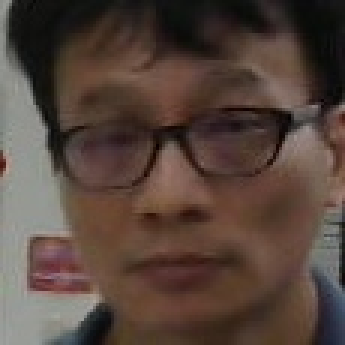
#> input picture datasets/boss/2018_5_29_18_52_10_0.jpg, 115 x 115 px, given in place of the camera (shown 3 times larger)
$ python collect-faces2.py
#> lines starting #> are read from the running program, lines starting #| are printed output that depends on the picture; after the words box and inside, x2 and y2 are one past the last pixel; in counts of white or black regions, pixels touching at a corner belong together
#!/usr/bin/env python3
# -*- coding: utf-8 -*-

import glob
from sklearn.preprocessing import LabelEncoder
from imutils import paths
from scipy import io
import numpy as np
import imutils
import cv2
import sys
import time
import datetime

savePath = "datasets\\collected2"
cam_id = 0
face_size = (47, 62)
monitor_winSize = (640, 480)
cam_resolution = (1080,960)

face_cascade = cv2.CascadeClassifier('objects\\haarcascade_frontalface_default.xml')
#face_cascade = cv2.CascadeClassifier('objects\\lbpcascade_frontalface.xml')

camera = cv2.VideoCapture(cam_id)
camera.set(cv2.CAP_PROP_FRAME_WIDTH, cam_resolution[0])
camera.set(cv2.CAP_PROP_FRAME_HEIGHT, cam_resolution[1])

while True:
    (grabbed, img) = camera.read()
#> img is the input picture: shape (115, 115, 3); mean B, G, R 60.2, 68.7, 85.7
    gray = cv2.cvtColor(img, cv2.COLOR_BGR2GRAY)
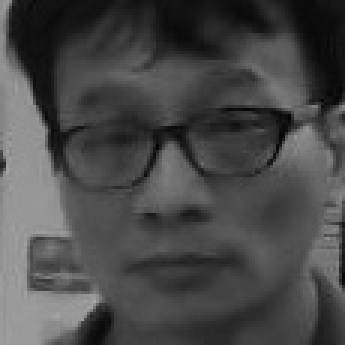
#> gray: shape (115, 115) (shown 3 times larger); min 1, max 167, mean 72.8

    faces = face_cascade.detectMultiScale(
        gray,
        scaleFactor= 1.3,
        minNeighbors=10,
        minSize=face_size,
        flags=cv2.CASCADE_SCALE_IMAGE
    )
#> faces = ()


    i = 0
    for (x,y,w,h) in faces:

        if(w>face_size[0] and h>face_size[1]):
            roi_color = img[y:y+h, x:x+w]
            now=datetime.datetime.now()
            faceName = '%s_%s_%s_%s_%s_%s_%s.jpg' % (now.year, now.month, now.day, now.hour, now.minute, now.second, i)
            cv2.imwrite(savePath+"\\" + faceName, roi_color)
            cv2.rectangle(img,(x,y),(x+w,y+h),(0,255,0),3)
#> this loop made 0 passes

    r = monitor_winSize[1] / img.shape[1]
#> r = 4.17
    dim = (monitor_winSize[0], int(img.shape[0] * r))
#> dim = (640, 480)
    img2 = cv2.resize(img, dim, interpolation = cv2.INTER_AREA)
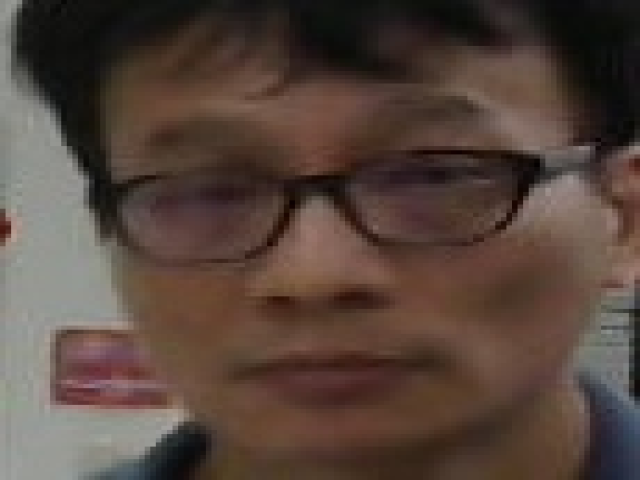
#> img2: shape (480, 640, 3); mean B, G, R 60.2, 68.7, 85.7
    cv2.imshow("Frame", img2)
    key = cv2.waitKey(1)
#> (key Esc is pressed here)

$ run again, on datasets/boss/2018_5_29_18_52_11_0.jpg
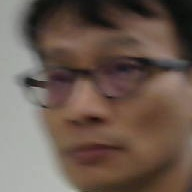
#> input picture datasets/boss/2018_5_29_18_52_11_0.jpg, 192 x 192 px, given in place of the camera
#> img is the input picture: shape (192, 192, 3); mean B, G, R 80.7, 90.8, 107.8
#> `gray = cv2.cvtColor(img, cv2.COLOR_BGR2GRAY)`:
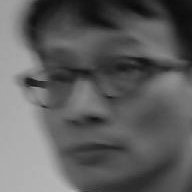
#> gray: shape (192, 192); min 11, max 185, mean 94.7
#> faces = ()
#> `img2 = cv2.resize(img, dim, interpolation = cv2.INTER_AREA)`:
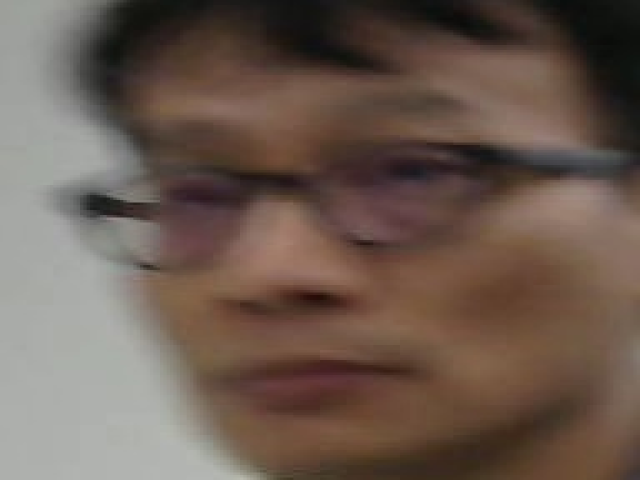
#> img2: shape (480, 640, 3); mean B, G, R 80.7, 90.8, 107.8

$ run again, on datasets/boss/2018_5_29_18_52_15_0.jpg
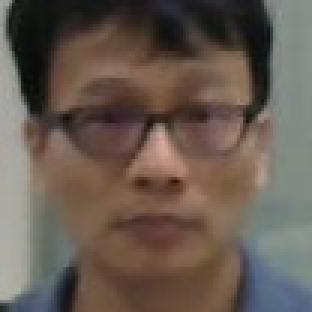
#> input picture datasets/boss/2018_5_29_18_52_15_0.jpg, 104 x 104 px, given in place of the camera (shown 3 times larger)
#> img is the input picture: shape (104, 104, 3); mean B, G, R 81.3, 90.7, 103.4
#> faces = [[7, 5, 89, 89]]
#> the loop `for (x,y,w,h) in faces: ` made 1 pass
#> (x, y, w, h, faceName) on pass 1: (7, 5, 89, 89, '2026_11_20_14_58_5_0.jpg')
#> after the loop `for (x,y,w,h) in faces:`:
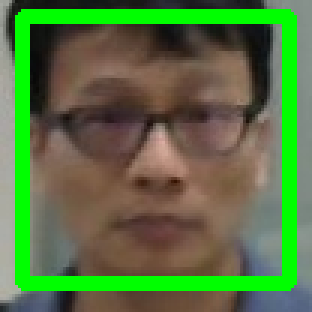
#> img: shape (104, 104, 3) (shown 3 times larger); 16.35% of pixels changed, all inside (x1, y1, x2, y2) = (5, 3, 99, 97)
#> `img2 = cv2.resize(img, dim, interpolation = cv2.INTER_AREA)`:
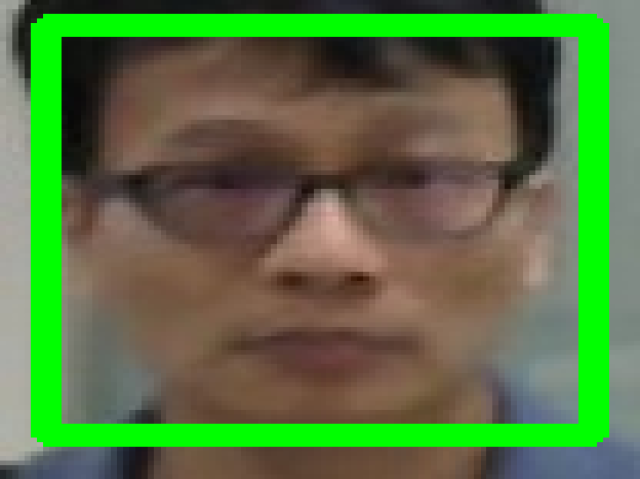
#> img2: shape (479, 640, 3); mean B, G, R 66.7, 117, 88

$ run again, on datasets/boss/2018_5_29_18_52_16_0.jpg
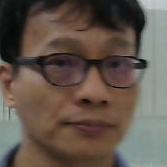
#> input picture datasets/boss/2018_5_29_18_52_16_0.jpg, 167 x 167 px, given in place of the camera
#> img is the input picture: shape (167, 167, 3); mean B, G, R 76.7, 86.5, 99
#> `gray = cv2.cvtColor(img, cv2.COLOR_BGR2GRAY)`:
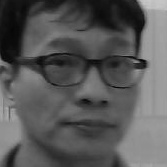
#> gray: shape (167, 167); min 3, max 201, mean 89.1
#> faces = ()
#> `img2 = cv2.resize(img, dim, interpolation = cv2.INTER_AREA)`:
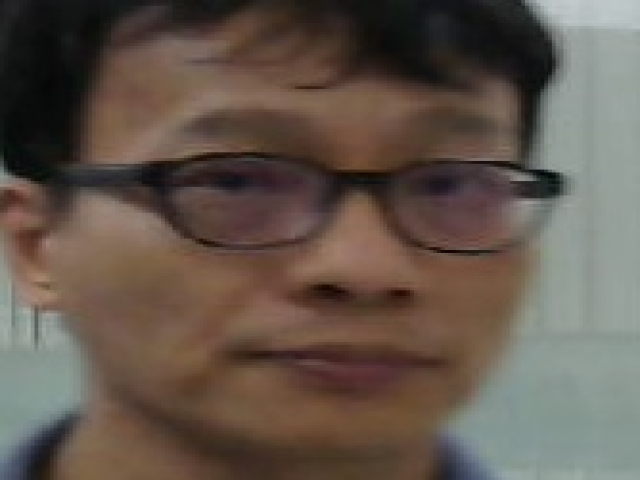
#> img2: shape (480, 640, 3); mean B, G, R 76.7, 86.5, 98.9
